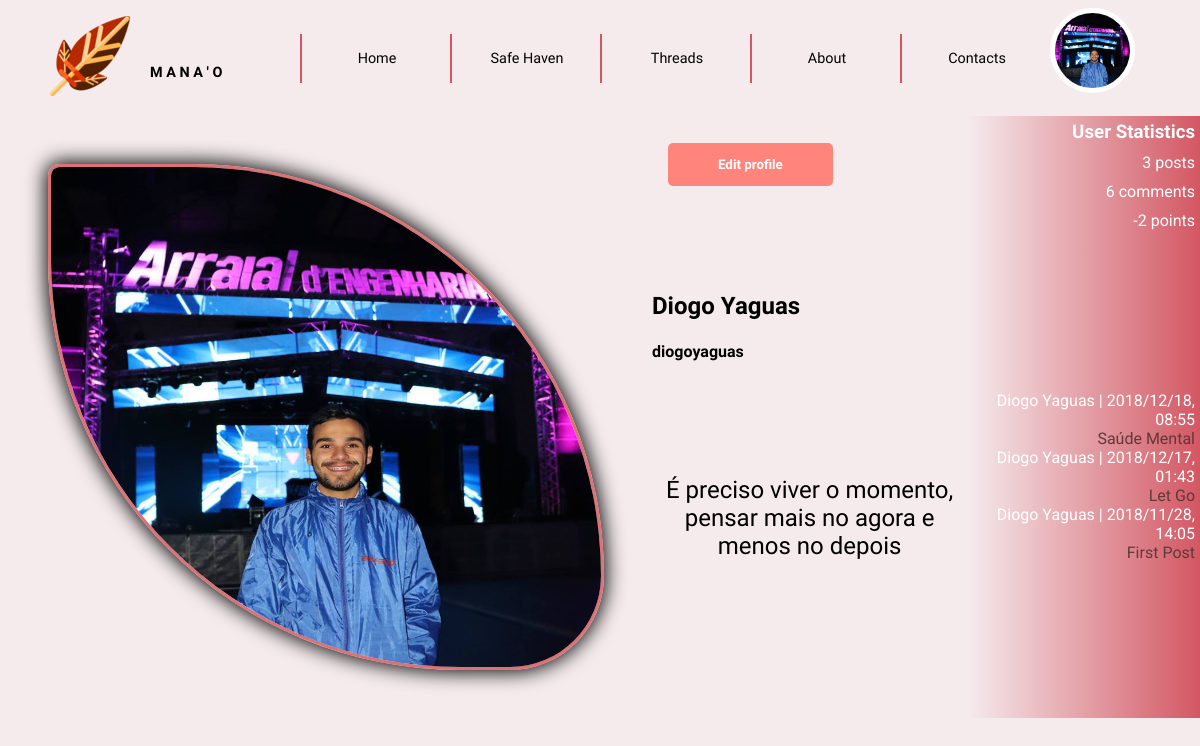
The app's page /templates/myManao.php (signed in) with its own data.
### tables this page shows
CREATE TABLE User (ID INTEGER PRIMARY KEY AUTOINCREMENT, Username STRING UNIQUE NOT NULL, Password CHAR (256) NOT NULL, Name STRING NOT NULL, Email STRING NOT NULL UNIQUE, Bio STRING, Profile_Pic STRING NOT NULL DEFAULT "default.png", ParticipationDate STRING NOT NULL);

CREATE TABLE Post (ID INTEGER PRIMARY KEY AUTOINCREMENT, User_ID INTEGER NOT NULL REFERENCES User (ID), Title STRING NOT NULL, Text STRING NOT NULL, Date STRING NOT NULL, Upvotes INTEGER DEFAULT 0, Downvotes INTEGER DEFAULT 0);

### database/user.php (called while the page is built, shortened)
<?php
      function getName($userID) {
        global $dbh;
        try {
          $stmt = $dbh->prepare('SELECT Name FROM User WHERE ID = ?');
          $stmt->execute(array($userID));
          if($row = $stmt->fetch()){
            return $row['Name'];
          }
        }catch(PDOException $e) {
          return -1;
        }
      }
      function getUsernameByID($userID) {
        global $dbh;
        try {
          $stmt = $dbh->prepare('SELECT Username FROM User WHERE ID = ?');
          $stmt->execute(array($userID));
          if($row = $stmt->fetch()){
            return $row['Username'];
          }
        }catch(PDOException $e) {
          return -1;
        }
      }
    function getUserPhoto($userID) {
      global $dbh;
      try {
        $stmt = $dbh->prepare('SELECT Profile_Pic FROM User WHERE ID = ?');
        if($stmt->execute(array($userID))) {
          $row = $stmt->fetch();
          return $row['Profile_Pic'];
        }
      }catch(PDOException $e) {
        return null;
      }
    }
    function getBio($userID) {
      global $dbh;
      try {
        $stmt = $dbh->prepare('SELECT Bio FROM User WHERE ID = ?');
        $stmt->execute(array($userID));
        if($row = $stmt->fetch()){
          return $row['Bio'];
        } else return null;
      }catch(PDOException $e) {
        return -1;
      }
    }
    function getNumberofPostOfUser($userID) {
      global $dbh;
      try {
        $stmt = $dbh->prepare('SELECT count(*) FROM Post WHERE User_ID = ?');
        $stmt->execute(array($userID));
        return ($stmt->fetch()["count(*)"]);
      }catch(PDOException $e) {
        return true;
      }
    }
    function getNumberofCommentsOfUser($userID) {
      global $dbh;
      try {
        $stmt = $dbh->prepare('SELECT count(*) FROM Comments WHERE User_ID = ?');
        $stmt->execute(array($userID));
        return ($stmt->fetch()["count(*)"]);
      }catch(PDOException $e) {
        return true;
      }
    }
    function getPontuationOfUser($userID) {
      global $dbh;
      try {
        $stmt = $dbh->prepare('SELECT count(DownPost.Post_ID) from DownPost, User, Post WHERE DownPost.Post_ID = Post.ID and User.ID = Post.User_ID  and User.ID = ?');
        $stmt->execute(array($userID));
        $negative = ($stmt->fetch()["count(DownPost.Post_ID)"]);
        $stmt = $dbh->prepare('SELECT count(UpPost.Post_ID) from UpPost, User, Post WHERE UpPost.Post_ID = Post.ID and User.ID = Post.User_ID  and User.ID = ?');
        $stmt->execute(array($userID));
        $positive = ($stmt->fetch()["count(UpPost.Post_ID)"]);
        return ($positive - $negative);
      }catch(PDOException $e) {
        return true;
      }
    }
?>

### database/post.php (called while the page is built, shortened)
<?php
	function getUserPosts($userID)
	{
		global $dbh;
		try {
			$stmt = $dbh->prepare('SELECT * from Post WHERE User_ID = ? ORDER BY Date DESC LIMIT 5');
			if($stmt->execute(array($userID)))
				return $stmt->fetchAll();
			else
				return -1;
		} catch(PDOException $e) {
			return -1;
		}
	}
?>

### templates/myManao.php (the view, shortened to what this page needs)
<?php
    include_once("header.php");
?>
    <!DOCTYPE html>
    <html>
    <head>
        <link href="../css/main_layout.css" rel="stylesheet">
        <link href="../css/main_style.css" rel="stylesheet">
        <link href="../css/others.css" rel="stylesheet">
        <link href="../css/profile.css" rel="stylesheet">
    </head>
    <body>
        <section class="profile">
            <div id="information">
                <img id="pic" src="../profilePictures/<?php
                include_once('../includes/init.php');
                include_once('../database/user.php');
                echo getUserPhoto($_SESSION['userID']);
                ?>" alt="Profile picture">
                <p id="bio">
                    <?php
                    echo getBio($_SESSION['userID']);
                ?>
                </p>
                <h1 id="name">
                <?php
                    echo getName($_SESSION['userID']);
                ?>
            </h1>
                <h3 id="username">
                <?php
                    echo getUsernameByID($_SESSION['userID']);
                ?>
            </h3>
            <div id="statistics">
                <h3 id=title>
                    User Statistics
                </h3>
                <p id="posts"><?php echo getNumberofPostOfUser($_SESSION['userID']) ?> posts</p>
                <p id="comments"><?php echo getNumberofCommentsOfUser($_SESSION['userID'])?> comments</p>
                <p id="pontuation"><?php echo getPontuationOfUser($_SESSION['userID'])?> points</p>
            </div>
            <div id="userPosts">
                <?php include("userPosts.php"); ?>
            </div>
            <form action="editProfile.php">
                <input type="submit" value="Edit profile">
            </form>
            </div>
        </section>
    </body>
    </html>

### templates/header.php (shortened to what this page needs)
<!DOCTYPE html>
<html>
<head>
    <link href="../css/main_layout.css" rel="stylesheet">
    <link href="../css/main_style.css" rel="stylesheet">
</head>
<body>
    <header>
        <label class="homeButton" type="submit_home" value="" onclick="window.location='../templates/home.php';"></label>
        <h3>M A N A ' O</h3>
        <nav id="menu">
            <ol>
                <li><a href="home.php">Home</a></li>
                <li><a href="http://www.pixelthoughts.co/#">Safe Haven</a></li>
                <li><a href="threads.php?filter=Recent&categorie=All">Threads</a></li>
                <li><a href="about.php">About</a></li>
                <li><a href="contacts.php">Contacts</a></li>
            </ol>
        </nav>
        <div class="dropdown">
                <img id="profile" src="../profilePictures/<?php
                    include_once('../includes/init.php');
                    include_once("../database/user.php");
                    echo getUserPhoto($_SESSION['userID']);
                ?>" alt="Profile picture" onclick="myFunction()" class="dropbtn">
            </div>
    </header>

### templates/userPosts.php (shortened to what this page needs)
<?php
            include_once ("../includes/init.php");
			include_once ("../database/post.php");
            $posts = getUserPosts($_SESSION['userID']);
            foreach($posts as $post) {
                viewPosts($post);
                }
            function viewPosts($post) {
                ?>
            <article id="posts">
                <header>
                    <span class="author">
                        <?php echo getName($post['User_ID']) ?>
                    </span>
                    <span class="date">|
                        <?= $post['Date'] ?>
                    </span>
                </header>
                <a id="title" href="viewPost.php?id=<?=$post['ID']?>" target="_blank"><?= $post['Title'] ?></a>
            </article>
        <?php }?>

### css/main_layout.css (style rules this page uses)
body { margin: 0em; }
body > header { margin: 0em; display: grid; grid-template-rows: auto; grid-template-columns: 1fr 1fr 5fr 1fr; grid-template-areas: "manao name navigator profilepic"; position: -webkit-sticky; position: sticky; top: 0; width: 100%; }
.homeButton { grid-area: manao; justify-self: right; align-self: center; height: auto; }
body > header > h3 { grid-area: name; margin: 0em; justify-self: left; align-self: center; }
#menu { grid-area: navigator; justify-self: right; align-self: center; }
#menu ol li { display: inline-flex; width: 100%; justify-self: center; }
#menu ol { margin: 0em; display: grid; grid-template-rows: auto; grid-template-columns: 1fr 1fr 1fr 1fr 1fr; grid-template-areas: "home safehaven threads contacts about"; width: 100%; }
#menu ol > li { justify-self: left; align-self: center; justify-items: center; justify-content: space-evenly; }
#menu ol > :nth-child(1) { grid-area: home; }
#menu ol > :nth-child(2) { grid-area: safehaven; }
#menu ol > :nth-child(3) { grid-area: threads; }
#menu ol > :nth-child(4) { grid-area: contacts; }
#menu ol > :nth-child(5) { grid-area: about; }
.dropbtn { color: white; border: none; cursor: pointer; }
.dropdown { position: relative; display: inline-block; }
.profile > div#information { display: grid; grid-template-rows: auto; grid-template-columns: auto; grid-template-areas: "image button statistics" "image name statistics" "image username posts" "image bio posts"; width: 100%; height: 100%; }
.profile > div#information img#pic { grid-area: image; justify-self: center; align-self: center; }
.profile > div#information > p#bio { grid-area: bio; justify-self: left; position: relative; bottom: 60px; }
.profile > div#information > h1#name { grid-area: name; justify-self: left; position: relative; top: 20px; }
.profile > div#information > h3#username { grid-area: username; justify-self: left; position: relative; bottom: 60px; }
.profile > div#information > div#statistics { grid-area: statistics; }
.profile > div#information > div#userPosts { grid-area: posts; }
.profile > div#information > form > input { grid-area: button; }
.profile > div#information img#pic, .profile > div#information > p#bio, .profile > div#information > h1#name, .profile > div#information > h3#username, .profile > div#information > div#statistics, .profile > div#information > div#userPosts { width: auto; height: auto; }

### css/main_style.css (style rules this page uses)
:root { --maincolor_bckgrnd: #F5EBED; --color_separator: #996666; --color_text: #000000; --color_manao: #D35763; --color_manao2: #DF7175; --color_smallhover: #2a2f33; }
body { margin: 0; background-color: var(--maincolor_bckgrnd); color: var(--color_text); }
body > header { margin: 0; background-color: var(--maincolor_bckgrnd); }
body > header > h3 { margin-top: 2em; font-family: 'Julius Sans One', sans-serif; font-size: 0.9em; text-align: left; height: auto; color: var(--color_text); }
.homeButton { background:url(../images/icon.png) no-repeat; cursor:pointer; border:none; width:100px; height:100px; margin-top:1em; }
#menu { width: 100%; }
#menu ol { margin:0; padding: 0; }
#menu li { align-items: center; list-style-type: none; margin:1em 0; width: 100%; height: 100%; }
#menu li a { font-family: 'Julius Sans One', sans-serif; font-size: 0.9em; color: var(--color_text); text-decoration: none; text-align: center; height: auto; -webkit-transition: color 0.6s; transition: color 0.6s ease; }
nav > ol > li { border-left: 2px solid var(--color_manao); height: 100%; }
#profile { margin-top: 8px; width: 75px; height: 75px; border:5px solid white; border-radius: 100px 100px; }

### css/others.css (style rules this page uses)
:root { --maincolor_bckgrnd: #F5EBED; --color_smallhover: #2a2f33; --color_separator: #5f3939; }

### records on screen
user: Profile_Pic (picture), Bio "É preciso viver o momento, pensar mais no agora e menos no depois", Name "Diogo Yaguas", Username "diogoyaguas"
post: User_ID.Name "Diogo Yaguas", Date "2018/12/18, 08:55", Title "Saúde Mental"
post: User_ID.Name "Diogo Yaguas", Date "2018/12/17, 01:43", Title "Let Go"
post: User_ID.Name "Diogo Yaguas", Date "2018/11/28, 14:05", Title "First Post"

### other values on screen
getNumberofPostOfUser($_SESSION['userID']) "3"
getNumberofCommentsOfUser($_SESSION['userID']) "6"
getPontuationOfUser($_SESSION['userID']) "-2"
